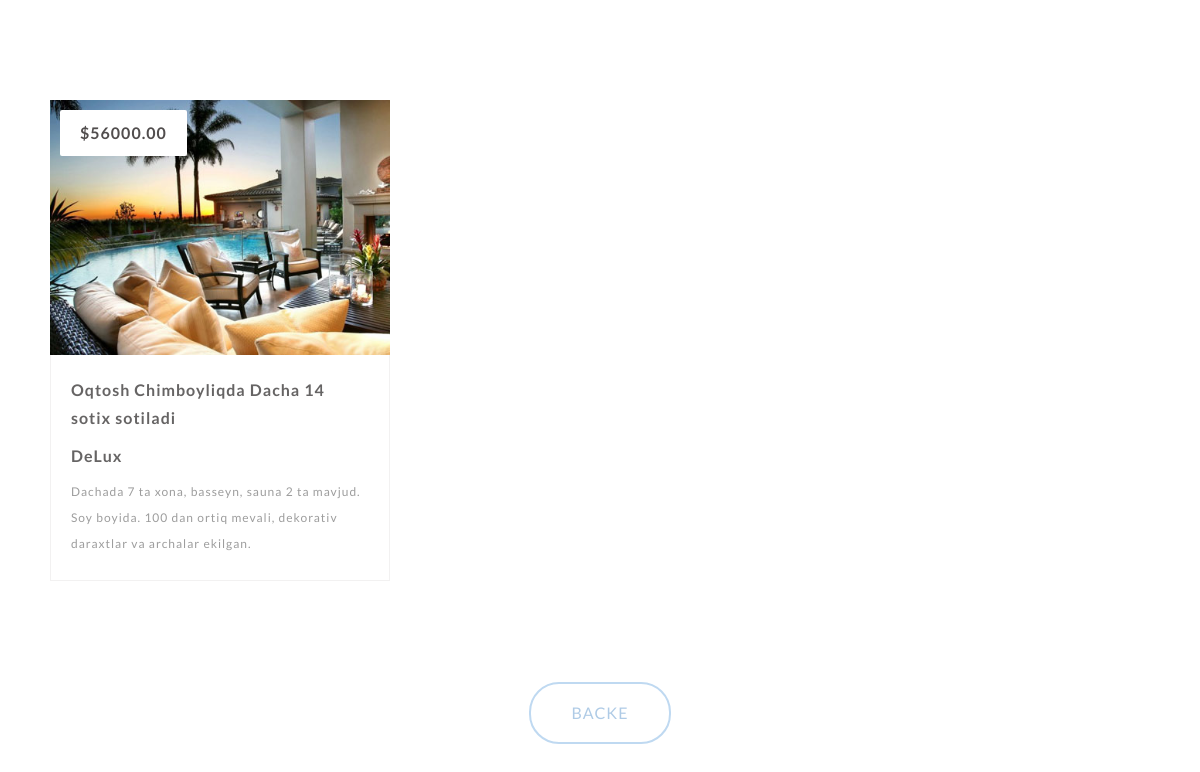
Page /detail/1/ on the committed database.
### main/models.py (models this page shows, shortened)
class Home(models.Model):
    title = models.CharField(max_length=50, verbose_name="Sarlavxa")
    description = models.TextField(verbose_name="Batafsil")
    price = models.DecimalField(max_digits=10, decimal_places=2, verbose_name="Narxi")
    image = models.ImageField(upload_to="home/", verbose_name="Rasm")
    category = models.ForeignKey(Category, on_delete=models.CASCADE, verbose_name="Kategorya")

class Category(models.Model):
    name = models.CharField(max_length=50, unique=True, verbose_name="Kategorya")
    slug = models.SlugField(null=True, blank=True, max_length=60, verbose_name="Sulg")

### main/views.py (the view)
# urls.py: path('detail/<int:id>/', views.detail, name='detail'),
def detail(request, id):
    homes = models.Home.objects.filter(id=id)
    context ={
        'homes': homes,
    }
    return render(request, 'houses/detail.html', context)

### templates/houses/detail.html (shortened to what this page needs)
<!DOCTYPE html>
{% load static %}
<html lang="en">
<head>
	{% include 'components/_styles.html' %}
</head>
<body>
    <div>
        <section class="listings">
            <div class="wrapper">
                <ul class="properties_list">
                    {% for home in homes %}
                    <li>
                        <a href="#">
                            <img src="{{ home.image.url }}" alt="" title="" class="property_img"/>
                        </a>
                        <span class="price">${{home.price}}</span>
                        <div class="property_details">
                            <h1>
                                <a href="#">{{home.title}}</a>
                            </h1>
                           <h1>{{home.category.name}}</h1>
                            <h2>{{home.description}}</h2>
                        </div>
                    </li>
                    {% endfor %}
                </ul>
                <div class="more_listing">
                    <a href="{% url 'home_page' %}" class="more_listing_btn">Backe</a>
                </div>
            </div>
        </section>
    </div>
</body>
</html>

### static/css/responsive.css (style rules this page uses)
body { background: #fff; }
.wrapper { max-width: 1100px; margin: 0 auto; position: relative; }
h1, h2, h3, h4, h5 ,h6 { color: #626262; font-family: "lato-regular", Helvetica, Arial, sans-serif; letter-spacing: 1px; }
h1 { font-size: 2em; margin: .67em 0 }
h2 { font-size: 1.5em; margin: .75em 0 }
h1, h2, h3, h4, h5, h6 { font-weight: bolder }
.listings { padding: 100px 0; }
.listings ul.properties_list { list-style: none; overflow: hidden; }
.listings ul.properties_list li { display: block; width: 30.90909090909091%; height: auto; position: relative; float: left; margin: 0 3.636363636363636% 3.636363636363636% 0; }
.listings ul.properties_list li img.property_img { width: 100%; height: auto!important; vertical-align: top; }
.listings ul.properties_list li .price { position: absolute; top: 10px; left: 10px; padding: 15px 20px; background: #ffffff; color: #514d4d; font-family: "lato-bold", Helvetica, Arial, sans-serif; font-size: 16px; font-weight: bold; letter-spacing: 1px; border-radius: 2px; -webkit-border-radius: 2px; -moz-border-radius: 2px; -o-border-radius: 2px; }
.listings ul li .property_details { width: 87.64705882352941%; padding: 2.941176470588235% 5.882352941176471% 4.117647058823529% 5.882352941176471%; border-bottom: 1px solid #f2f1f1; border-left: 1px solid #f2f1f1; border-right: 1px solid #f2f1f1; transition: all .2s linear; -webkit-transition: all .2s linear; -moz-transition: all .2s linear; -o-transition: all .2s linear; }
.listings ul li .property_details h1 { color: #666464; font-family: "lato-bold", Helvetica, Arial, sans-serif; font-size: 16px!important; font-weight: bold; margin-bottom: 5px; line-height: 28px; }
.listings ul li .property_details h1 a { text-decoration: none; color: #666464; }
.listings ul li .property_details h2 { color: #9d9d9d; font-family: "lato-regular", Helvetica, Arial, sans-serif; font-size: 12px; line-height: 26px; font-weight: normal; }
.listings .more_listing { display: block; width: 100%; text-align: center; margin: 84px 0 22px 0; }
.listings .more_listing_btn { text-decoration: none; padding: 20px 40px; border: 2px solid #bfd9f1; border-radius: 30px; -webkit-border-radius: 30px; -moz-border-radius: 30px; -o-border-radius: 30px; color: #afcbe6; font-family: "lato-regular", Helvetica, Arial, sans-serif; font-size: 16px; text-transform: uppercase; letter-spacing: 1px; text-align: center; transition: all .2s linear; -webkit-transition: all .2s linear; -moz-transition: all .2s linear; -o-transition: all .2s linear; }

### rows in the picture
Home: image (picture), price "56000.00", title "Oqtosh Chimboyliqda Dacha 14 sotix sotiladi", category.name "DeLux", description "Dachada 7 ta xona, basseyn, sauna 2 ta mavjud. Soy boyida. 100 dan ortiq mevali, dekorativ daraxtlar va archalar ekilgan."
